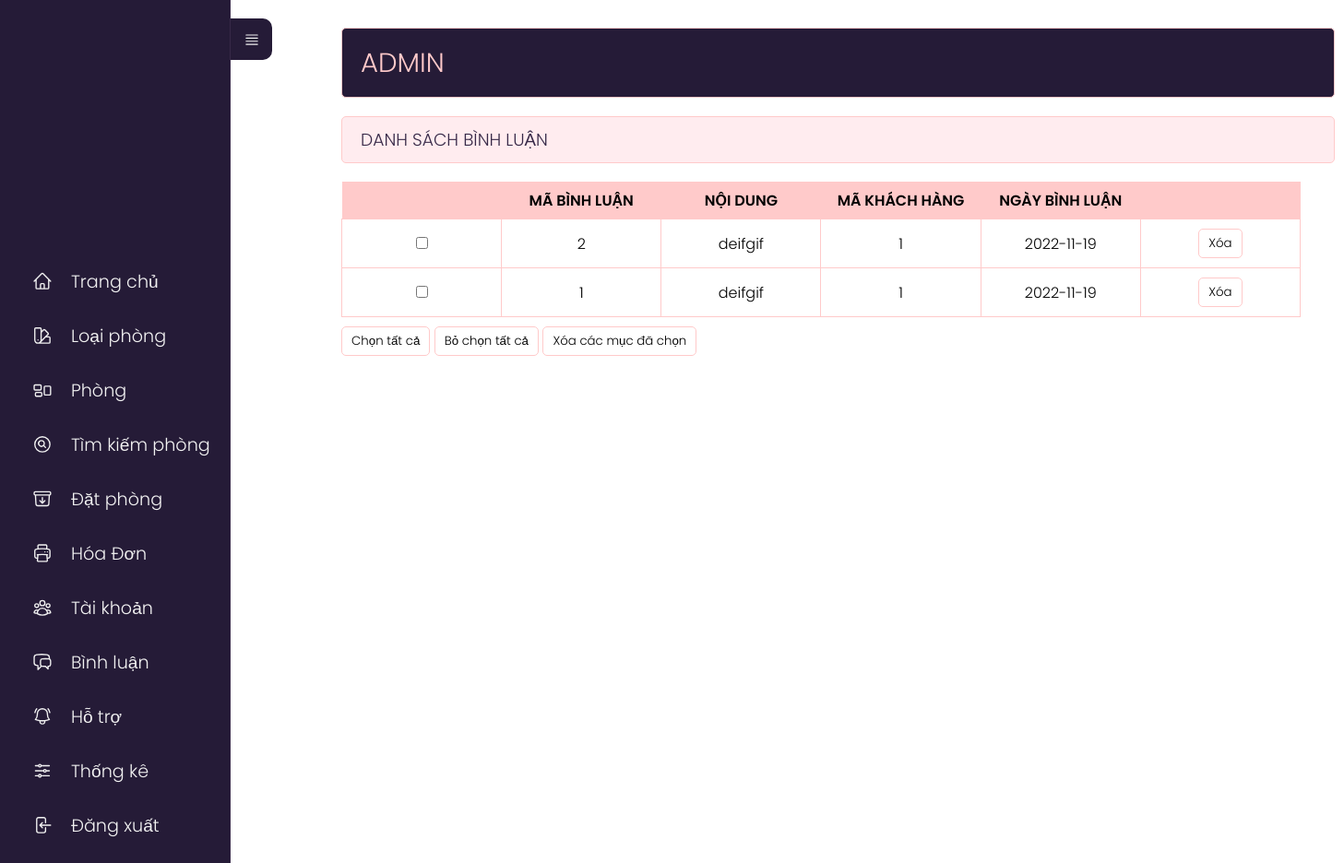
Before: /admin/index.php?act=listbl with the older database file.
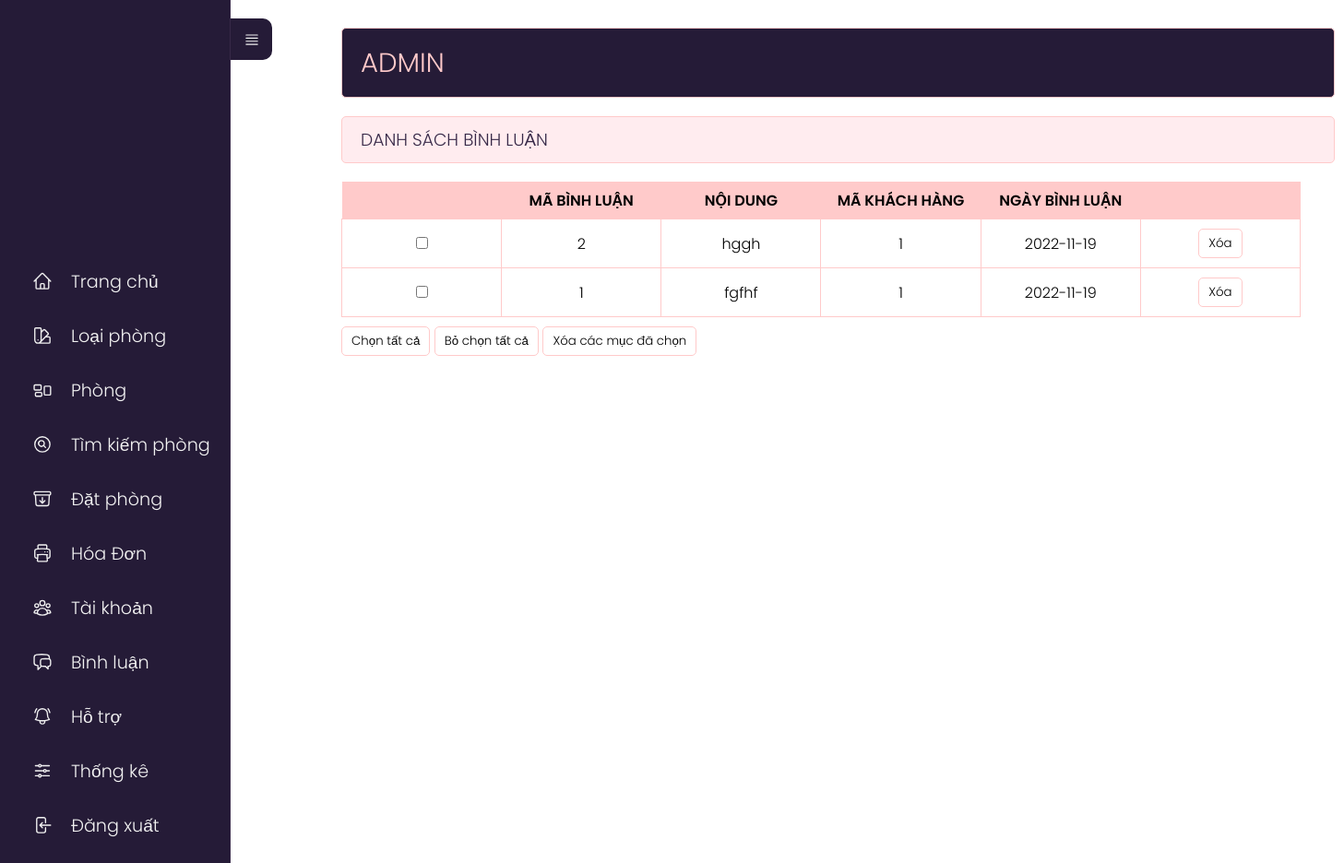
After: the same page with the newer database file.
### tables this page shows
CREATE TABLE `binhluan` (
  `id_comment` int(11) NOT NULL,
  `noidung` text NOT NULL,
  `id_user` int(11) NOT NULL,
  `ngaybinhluan` date NOT NULL
);

### model/pdo.php (called while the page is built, shortened)
<?php
function pdo_get_connection(){
    $dburl = "mysql:host=localhost;dbname=khachsan;charset=utf8";
    $user = 'root';
    $password = '';
    $conn = new PDO($dburl, $user, $password);
    $conn->setAttribute(PDO::ATTR_ERRMODE, PDO::ERRMODE_EXCEPTION);
    return $conn;
}
function pdo_query($sql){
    $sql_args = array_slice(func_get_args(), 1);
    try{
        $conn = pdo_get_connection();
        $stmt = $conn->prepare($sql);
        $stmt->execute($sql_args);
        $rows = $stmt->fetchAll();
        return $rows;
    }
    catch(PDOException $e){
        throw $e;
    }
    finally{
        unset($conn);
    }
}

### model/binhluan.php (called while the page is built, shortened)
<?php
    function loadall_binhluan(){
        $query="SELECT * FROM binhluan order by id_comment desc";
        $listbl=pdo_query($query);
        return $listbl;
    }
?>

### admin/binhluan/list.php (the view)
<div class="row">
    <div class="row mb headeradmin" style="width:148%;">
        <h1 style="padding: 15px 0;">ADMIN </h1>
    </div>
    <div class="row formtittle" style="width:148%;">
        <h3>DANH SÁCH BÌNH LUẬN</h3>
    </div>
    <div class="row formcontent" style="width:1040px;">
        <form action="" method="post">
            <div class="row mb10 formdshanghoa" style="width:100%">
                <table>
                    <tr>
                        <th></th>
                        <th>MÃ BÌNH LUẬN</th>
                        <th>NỘI DUNG</th>
                        <th>MÃ KHÁCH HÀNG</th>
                        <th>NGÀY BÌNH LUẬN</th>
                        <th style="background-color: #FFCACA;"></th>
                    </tr>
                    <?php foreach ($listbinhluan as $binhluan) {?>
                        <?php extract($binhluan);?>
                        <?php $xoabl = "index.php?act=xoabl&id=" . $id_comment;?>
                        <tr>
                                        <td><input type="checkbox" name="name"></td>
                                        <td><?php echo  $id_comment ?></td>
                                        <td><?php echo   $noidung ?></td>
                                        <td><?php echo   $id_user ?></td>
                                        <td><?php echo   $ngaybinhluan ?></td>
                                        <td>
                                            <a onclick="return confirm('Bạn có thực sự muốn xóa không?');" href="<?php echo $xoabl ?>">
                                                <input type="button" value="Xóa">
                                            </a>
                                        </td>
                                    </tr>
                   <?php } ?>
                </table>
            </div>
            <div class="row mb10">
                <input type="button" id="btn1" value="Chọn tất cả">
                <input type="button" id="btn2" value="Bỏ chọn tất cả">
                <input type="button" value="Xóa các mục đã chọn">
            </div>
        </form>
    </div>
</div>
</div>

Changed rows visible on the page:
changed binhluan id 2: noidung "deifgif" → "hggh"
changed binhluan id 1: noidung "deifgif" → "fgfhf"
